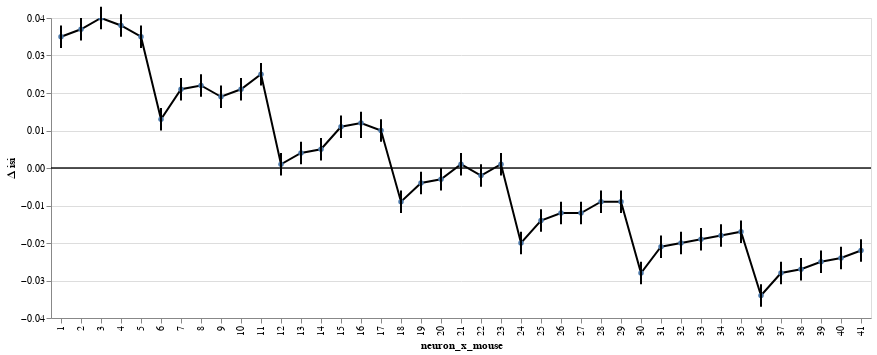

The code cell stored with this chart in its notebook:
### Code cell
bw.plot_posteriors_slopes(x='neuron_x_mouse:O')

### Figure 1 — Vega-Lite specification as saved in the notebook (floating-point values rounded to 4 significant figures)
{"config": {"view": {"continuousWidth": 400, "continuousHeight": 300}}, "layer": [{"mark": {"type": "line", "clip": true, "color": "black", "fill": null, "point": true}, "encoding": {"x": {"type": "ordinal", "field": "neuron_x_mouse"}, "y": {"type": "quantitative", "axis": {"orient": "left"}, "field": "center interval", "impute": {"value": "value"}}}}, {"mark": {"type": "rule", "color": "black", "opacity": 0.6, "size": 0.1}, "encoding": {"y": {"type": "quantitative", "field": "zero"}}}, {"mark": {"type": "rule", "size": 2}, "encoding": {"x": {"type": "ordinal", "field": "neuron_x_mouse"}, "y": {"type": "quantitative", "axis": {"orient": "left"}, "field": "lower interval", "scale": {"domain": [-0.031, 0.037], "zero": true}, "title": "Δ isi"}, "y2": {"field": "higher interval"}}}], "data": {"name": "data-90c2f4701ab820459f2a3f24b0f71570"}, "$schema": "https://vega.github.io/schema/vega-lite/v4.8.1.json", "datasets": {"data-90c2f4701ab820459f2a3f24b0f71570": [{"center interval": 0.035, "Std.Err.": 0.002, "z": 23.02, "p": 0.0, "higher interval": 0.032, "lower interval": 0.038, "neuron_x_mouse": 1.0, "zero": 0}, {"center interval": 0.037, "Std.Err.": 0.002, "z": 24.09, "p": 0.0, "higher interval": 0.034, "lower interval": 0.04, "neuron_x_mouse": 2.0, "zero": 0}, {"center interval": 0.04, "Std.Err.": 0.002, "z": 26.23, "p": 0.0, "higher interval": 0.037, "lower interval": 0.043, "neuron_x_mouse": 3.0, "zero": 0}, {"center interval": 0.038, "Std.Err.": 0.002, "z": 25.1, "p": 0.0, "higher interval": 0.035, "lower interval": 0.041, "neuron_x_mouse": 4.0, "zero": 0}, {"center interval": 0.035, "Std.Err.": 0.002, "z": 23.01, "p": 0.0, "higher interval": 0.032, "lower interval": 0.038, "neuron_x_mouse": 5.0, "zero": 0}, {"center interval": 0.013, "Std.Err.": 0.002, "z": 8.431, "p": 0.0, "higher interval": 0.01, "lower interval": 0.016, "neuron_x_mouse": 6.0, "zero": 0}, {"center interval": 0.021, "Std.Err.": 0.002, "z": 13.48, "p": 0.0, "higher interval": 0.018, "lower interval": 0.024, "neuron_x_mouse": 7.0, "zero": 0}, {"center interval": 0.022, "Std.Err.": 0.002, "z": 14.14, "p": 0.0, "higher interval": 0.019, "lower interval": 0.025, "neuron_x_mouse": 8.0, "zero": 0}, {"center interval": 0.019, "Std.Err.": 0.002, "z": 12.31, "p": 0.0, "higher interval": 0.016, "lower interval": 0.022, "neuron_x_mouse": 9.0, "zero": 0}, {"center interval": 0.021, "Std.Err.": 0.002, "z": 13.99, "p": 0.0, "higher interval": 0.018, "lower interval": 0.024, "neuron_x_mouse": 10.0, "zero": 0}, {"center interval": 0.025, "Std.Err.": 0.002, "z": 16.43, "p": 0.0, "higher interval": 0.022, "lower interval": 0.028, "neuron_x_mouse": 11.0, "zero": 0}, {"center interval": 0.001, "Std.Err.": 0.002, "z": 0.507, "p": 0.612, "higher interval": -0.002, "lower interval": 0.004, "neuron_x_mouse": 12.0, "zero": 0}, {"center interval": 0.004, "Std.Err.": 0.002, "z": 2.919, "p": 0.004, "higher interval": 0.001, "lower interval": 0.007, "neuron_x_mouse": 13.0, "zero": 0}, {"center interval": 0.005, "Std.Err.": 0.002, "z": 3.392, "p": 0.001, "higher interval": 0.002, "lower interval": 0.008, "neuron_x_mouse": 14.0, "zero": 0}, {"center interval": 0.011, "Std.Err.": 0.002, "z": 7.295, "p": 0.0, "higher interval": 0.008, "lower interval": 0.014, "neuron_x_mouse": 15.0, "zero": 0}, {"center interval": 0.012, "Std.Err.": 0.002, "z": 7.509, "p": 0.0, "higher interval": 0.008, "lower interval": 0.015, "neuron_x_mouse": 16.0, "zero": 0}, {"center interval": 0.01, "Std.Err.": 0.002, "z": 6.581, "p": 0.0, "higher interval": 0.007, "lower interval": 0.013, "neuron_x_mouse": 17.0, "zero": 0}, {"center interval": -0.009, "Std.Err.": 0.002, "z": -5.718, "p": 0.0, "higher interval": -0.012, "lower interval": -0.006, "neuron_x_mouse": 18.0, "zero": 0}, {"center interval": -0.004, "Std.Err.": 0.002, "z": -2.601, "p": 0.009, "higher interval": -0.007, "lower interval": -0.001, "neuron_x_mouse": 19.0, "zero": 0}, {"center interval": -0.003, "Std.Err.": 0.002, "z": -2.176, "p": 0.03, "higher interval": -0.006, "lower interval": -0.0, "neuron_x_mouse": 20.0, "zero": 0}, {"center interval": 0.001, "Std.Err.": 0.002, "z": 0.699, "p": 0.484, "higher interval": -0.002, "lower interval": 0.004, "neuron_x_mouse": 21.0, "zero": 0}, {"center interval": -0.002, "Std.Err.": 0.002, "z": -1.42, "p": 0.156, "higher interval": -0.005, "lower interval": 0.001, "neuron_x_mouse": 22.0, "zero": 0}, {"center interval": 0.001, "Std.Err.": 0.002, "z": 0.704, "p": 0.482, "higher interval": -0.002, "lower interval": 0.004, "neuron_x_mouse": 23.0, "zero": 0}, {"center interval": -0.02, "Std.Err.": 0.002, "z": -13.37, "p": 0.0, "higher interval": -0.023, "lower interval": -0.017, "neuron_x_mouse": 24.0, "zero": 0}, {"center interval": -0.014, "Std.Err.": 0.002, "z": -8.995, "p": 0.0, "higher interval": -0.017, "lower interval": -0.011, "neuron_x_mouse": 25.0, "zero": 0}, {"center interval": -0.012, "Std.Err.": 0.002, "z": -8.08, "p": 0.0, "higher interval": -0.015, "lower interval": -0.009, "neuron_x_mouse": 26.0, "zero": 0}, {"center interval": -0.012, "Std.Err.": 0.002, "z": -7.572, "p": 0.0, "higher interval": -0.015, "lower interval": -0.009, "neuron_x_mouse": 27.0, "zero": 0}, {"center interval": -0.009, "Std.Err.": 0.002, "z": -5.841, "p": 0.0, "higher interval": -0.012, "lower interval": -0.006, "neuron_x_mouse": 28.0, "zero": 0}, {"center interval": -0.009, "Std.Err.": 0.002, "z": -5.79, "p": 0.0, "higher interval": -0.012, "lower interval": -0.006, "neuron_x_mouse": 29.0, "zero": 0}, {"center interval": -0.028, "Std.Err.": 0.002, "z": -18.01, "p": 0.0, "higher interval": -0.031, "lower interval": -0.025, "neuron_x_mouse": 30.0, "zero": 0}, {"center interval": -0.021, "Std.Err.": 0.002, "z": -13.42, "p": 0.0, "higher interval": -0.024, "lower interval": -0.018, "neuron_x_mouse": 31.0, "zero": 0}, {"center interval": -0.02, "Std.Err.": 0.002, "z": -13.35, "p": 0.0, "higher interval": -0.023, "lower interval": -0.017, "neuron_x_mouse": 32.0, "zero": 0}, {"center interval": -0.019, "Std.Err.": 0.002, "z": -12.54, "p": 0.0, "higher interval": -0.022, "lower interval": -0.016, "neuron_x_mouse": 33.0, "zero": 0}, {"center interval": -0.018, "Std.Err.": 0.002, "z": -11.86, "p": 0.0, "higher interval": -0.021, "lower interval": -0.015, "neuron_x_mouse": 34.0, "zero": 0}, {"center interval": -0.017, "Std.Err.": 0.002, "z": -10.78, "p": 0.0, "higher interval": -0.02, "lower interval": -0.014, "neuron_x_mouse": 35.0, "zero": 0}, {"center interval": -0.034, "Std.Err.": 0.002, "z": -22.44, "p": 0.0, "higher interval": -0.037, "lower interval": -0.031, "neuron_x_mouse": 36.0, "zero": 0}, {"center interval": -0.028, "Std.Err.": 0.002, "z": -18.48, "p": 0.0, "higher interval": -0.031, "lower interval": -0.025, "neuron_x_mouse": 37.0, "zero": 0}, {"center interval": -0.027, "Std.Err.": 0.002, "z": -17.44, "p": 0.0, "higher interval": -0.03, "lower interval": -0.024, "neuron_x_mouse": 38.0, "zero": 0}, {"center interval": -0.025, "Std.Err.": 0.002, "z": -16.34, "p": 0.0, "higher interval": -0.028, "lower interval": -0.022, "neuron_x_mouse": 39.0, "zero": 0}, {"center interval": -0.024, "Std.Err.": 0.002, "z": -15.97, "p": 0.0, "higher interval": -0.027, "lower interval": -0.021, "neuron_x_mouse": 40.0, "zero": 0}, {"center interval": -0.022, "Std.Err.": 0.002, "z": -14.66, "p": 0.0, "higher interval": -0.025, "lower interval": -0.019, "neuron_x_mouse": 41.0, "zero": 0}]}}
